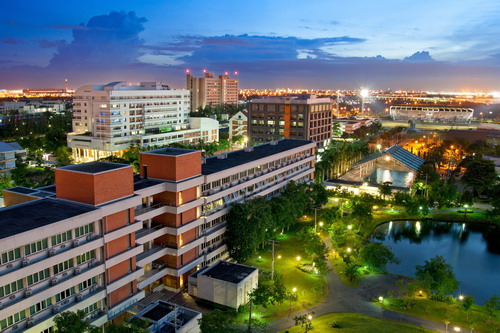
#> input picture Lap1/kmitl.jpg, 500 x 333 px
$ python lab1-2_3.py
#> lines starting #> are read from the running program, lines starting #| are printed output that depends on the picture
import cv2
import numpy as np
import math
import matplotlib.image as mpimg

#matplotlib notbook
from matplotlib import pyplot as plt
from mpl_toolkits.mplot3d import Axes3D


image = cv2.imread("kmitl.jpg")
#> image is the input picture: shape (333, 500, 3); mean B, G, R 102.1, 104.3, 95.2
new_image = cv2.cvtColor(image, cv2.COLOR_BGR2RGB)

# create figure
fig = plt.figure(figsize=(8, 5))

# setting values to rows and column variables
rows = 3
columns = 4

# create a mask
mask = np.zeros(new_image.shape[:2], np.uint8)
mask[100:250, 150:450] = 255

# compute the bitwise AND using the mask
masked_img = cv2.bitwise_and(new_image, new_image, mask = mask)
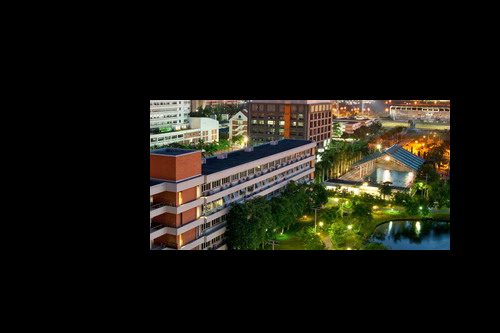
#> masked_img: shape (333, 500, 3); mean R, G, B 26.2, 24.9, 18.1

fig.add_subplot(rows, columns, 1)
plt.imshow(new_image)
plt.title("Original")

fig.add_subplot(rows, columns, 2)
plt.imshow(mask)
plt.title("Image Mask")

fig.add_subplot(rows, columns, 3)
plt.imshow(masked_img)
plt.title("Bitwise AND")

plt.show()
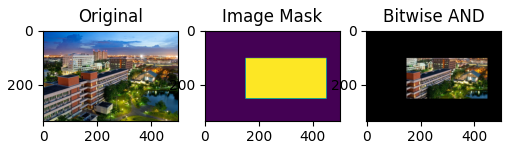
#> figure drawn by matplotlib, 3 panels


#link code ข้อนี้อ้างจากอันนี้นะ https://www.tutorialspoint.com/how-to-mask-an-image-in-opencv-python

$ run again, with Lap1/chainat.jpg copied over Lap1/kmitl.jpg
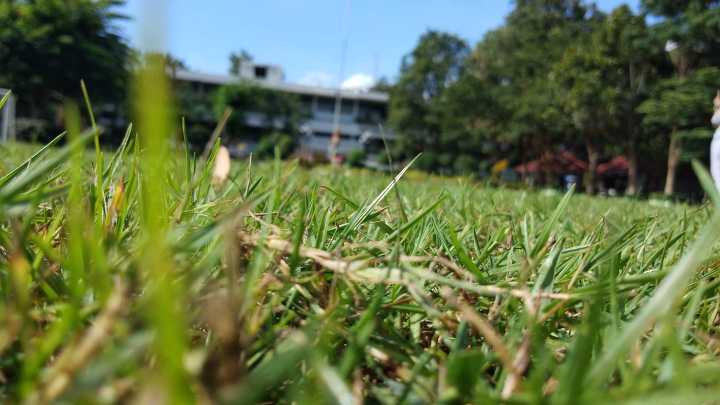
#> input picture Lap1/chainat.jpg, 1440 x 810 px (shown at 1/2 size)
#> image is the input picture: shape (810, 1440, 3); mean B, G, R 71.6, 114.6, 99.2
#> `masked_img = cv2.bitwise_and(new_image, new_image, mask = mask)`:
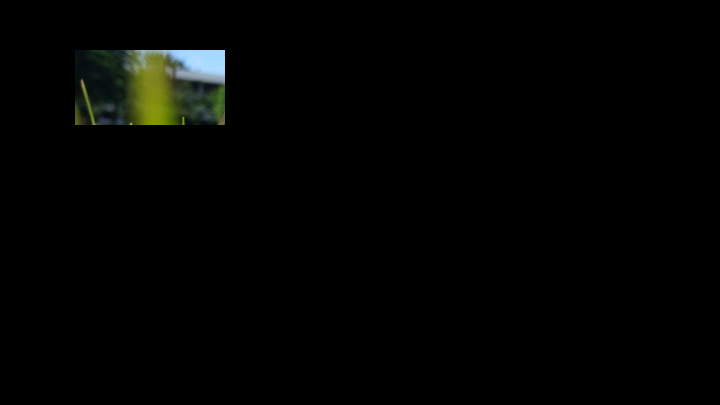
#> masked_img: shape (810, 1440, 3) (shown at 1/2 size); mean R, G, B 2.8, 3.4, 2.3
#> `plt.show()`:
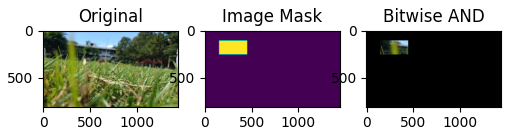
#> figure drawn by matplotlib, 3 panels
